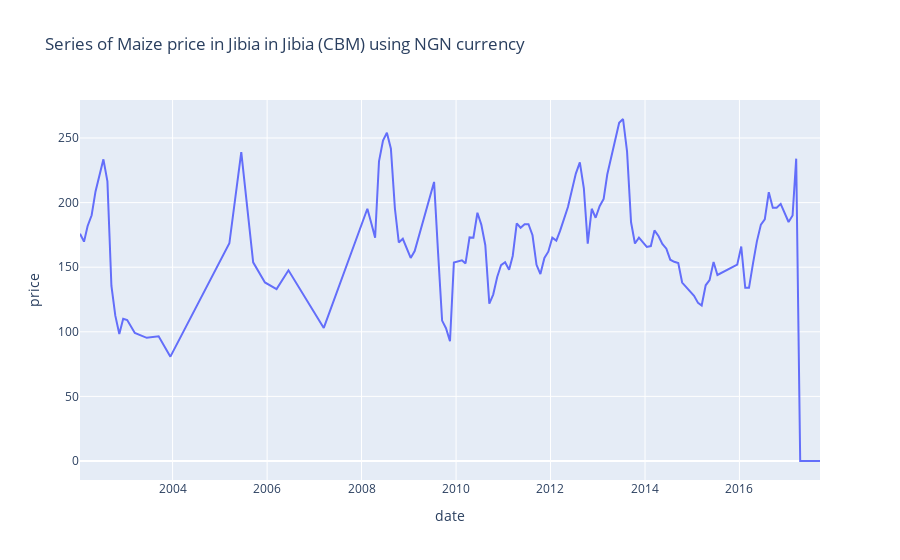

The cell this chart's notebook holds for it:
### Code cell
px.line(dataframe_plot, x='date', y='price', title='Series of Maize price in Jibia in Jibia (CBM) using NGN currency')
